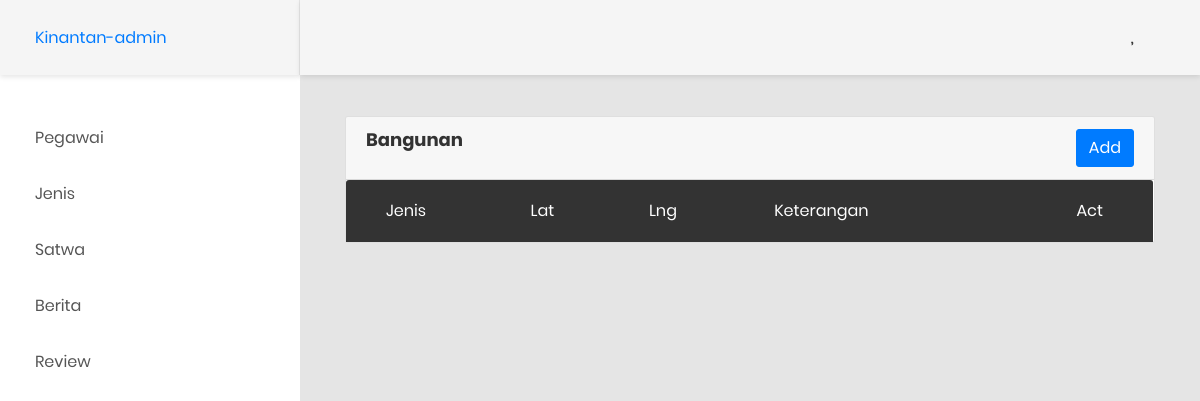
The app's page /admin/main.php?page=bangunan, older data.
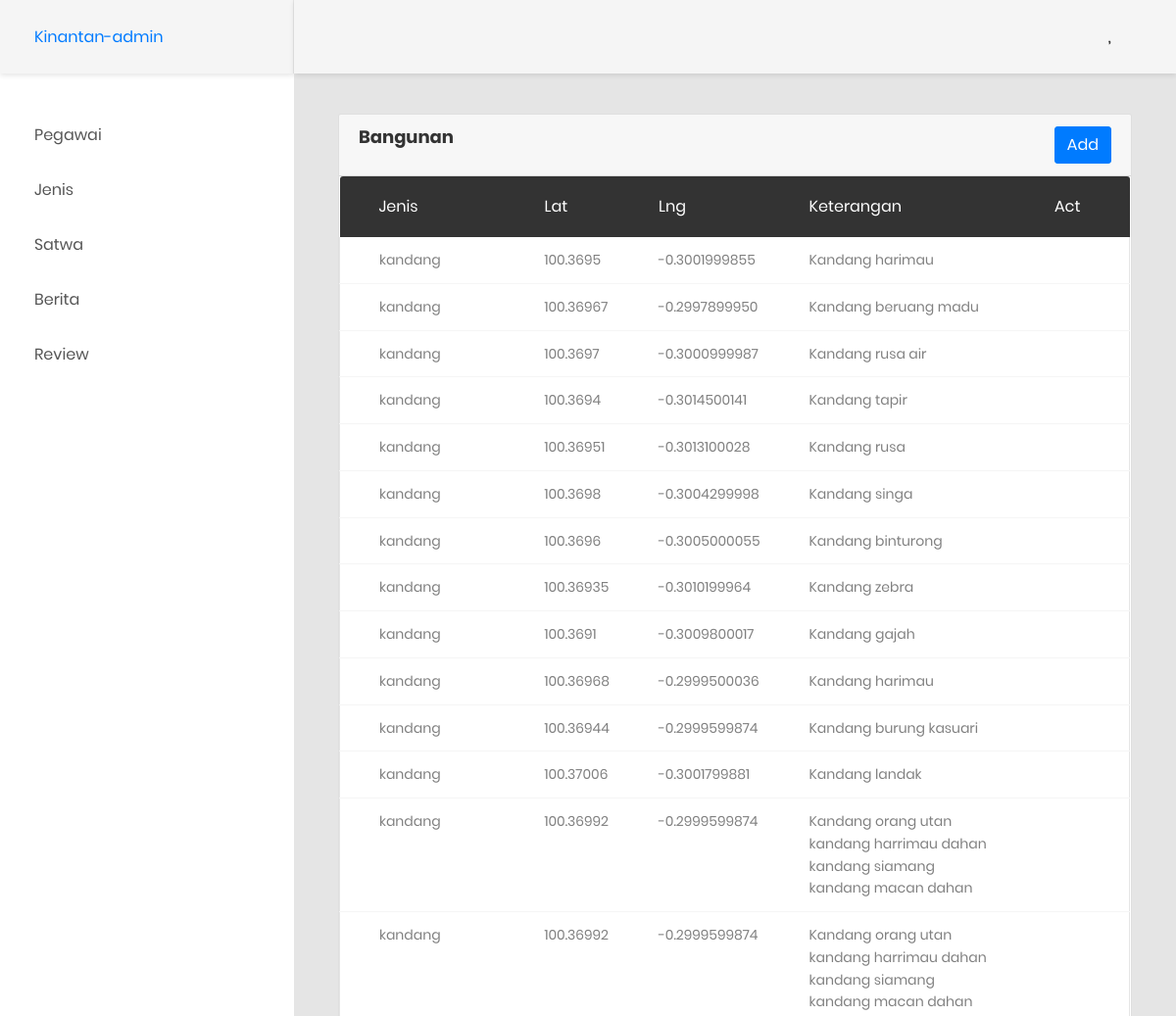
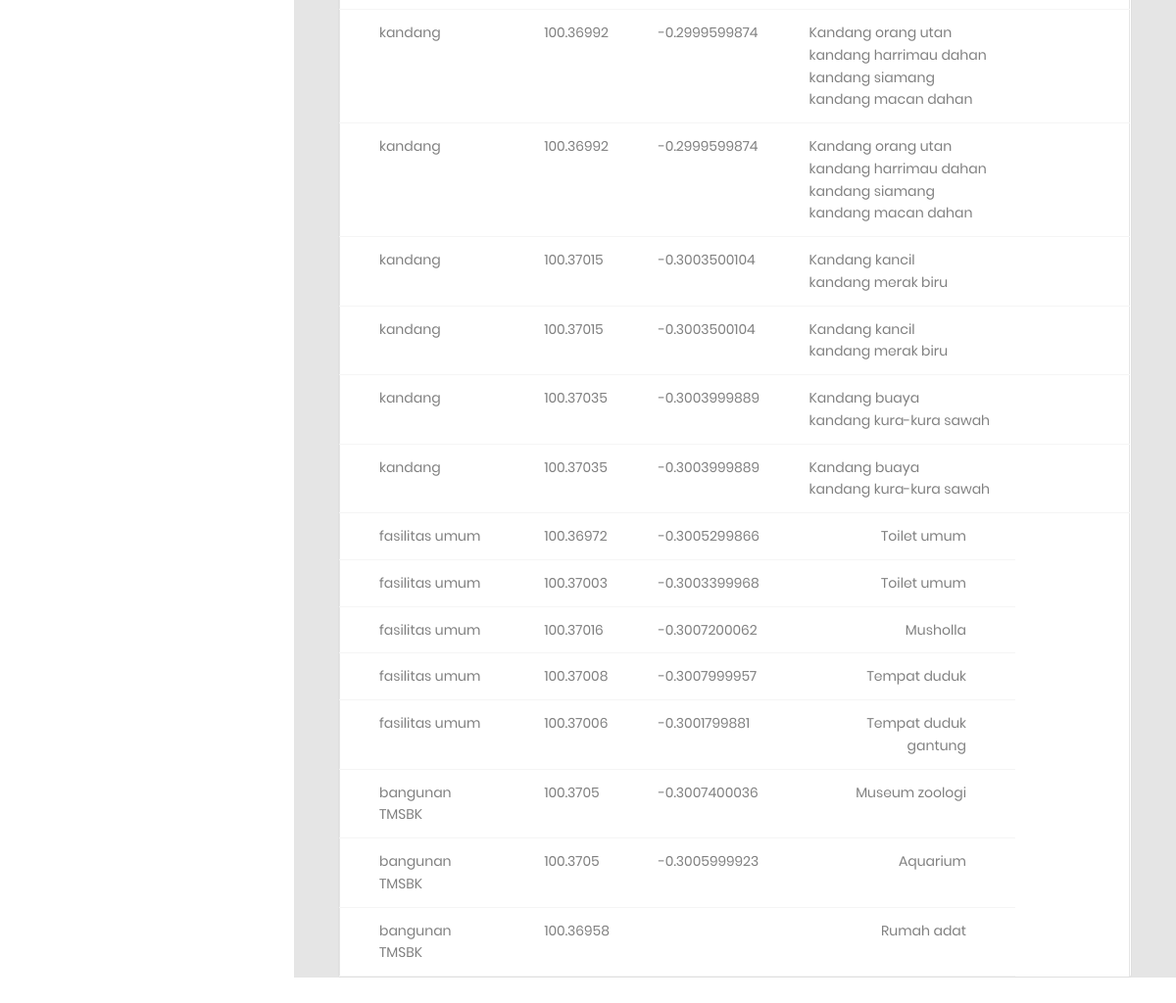
The same page, newer data (2 pictures, top to bottom).
### tables this page shows
CREATE TABLE `bangunan` (
  `bangunanid` int(11) NOT NULL,
  `tipeid` int(11) DEFAULT NULL,
  `bangunanlat` varchar(20) DEFAULT NULL,
  `bangunanlong` varchar(20) DEFAULT NULL,
  `bangunangambar` varchar(100) NOT NULL,
  `bangunanketerangan` text
);

CREATE TABLE `tipe` (
  `tipeid` int(11) NOT NULL,
  `tipenama` varchar(50) DEFAULT NULL,
  `tipeketerangan` text
);

### admin/page/bangunan.php (the view)
<div class="card">
<div class="card-header">
    <div style="float:right">
        <ul class="nav nav-pills">
            <li class="nav-item">
                <td>
                    <a class="btn btn-primary" href="?page=addnews">Add</a>
                </td>
            </li>
        </ul>
    </div>
    <h4>Bangunan</h4>
</div>
<div class="table-responsive">
    <table class="table table-borderless table-data3">
        <thead>
            <tr>
                <th>jenis</th>
                <th>lat</th>
                <th>lng</th>
                <th>keterangan</th>
                <th>act</th>
            </tr>
        </thead>
        <tbody>
            <?php
            $query="SELECT * from bangunan join tipe on bangunan.tipeid=tipe.tipeid left join hewan on hewan.bangunanid=bangunan.bangunanid";
            $res=mysqli_query($conn,$query);
            while($i=mysqli_fetch_array($res)){?>
            <tr>
                <td><?=$i['tipenama']?></td>
                <td><?=$i['bangunanlat']?></td>
                <td><?=$i['bangunanlong']?></td>
                <td><?=ucfirst($i['bangunanketerangan'])?></td>
                <?php if($i['tipeid']==1){?>
                <td>
                    <a href="?page=editbangunan&id=<?=$i['bangunanid']?>" class="item" data-toggle="tooltip" data-placement="top" title="view">
                        <i class="fa fa-pencil-alt"></i>
                    </a>
                </td>
                <?php }?>
            </tr>
            <?php }?>
        </tbody>
    </table>
    </div>
</div>

Row changes from the older to the newer data that the page shows:
added bangunan: tipeid.tipenama "kandang", bangunanlat "100.3695", bangunanlong "-0.3001999855", bangunanketerangan "Kandang harimau"
added bangunan: tipeid.tipenama "kandang", bangunanlat "100.36967", bangunanlong "-0.2997899950", bangunanketerangan "Kandang beruang madu"
added bangunan: tipeid.tipenama "kandang", bangunanlat "100.3697", bangunanlong "-0.3000999987", bangunanketerangan "Kandang rusa air"
added bangunan: tipeid.tipenama "kandang", bangunanlat "100.3694", bangunanlong "-0.3014500141", bangunanketerangan "Kandang tapir"
added bangunan: tipeid.tipenama "kandang", bangunanlat "100.36951", bangunanlong "-0.3013100028", bangunanketerangan "Kandang rusa"
added bangunan: tipeid.tipenama "kandang", bangunanlat "100.3698", bangunanlong "-0.3004299998", bangunanketerangan "Kandang singa"
added bangunan: tipeid.tipenama "kandang", bangunanlat "100.3696", bangunanlong "-0.3005000055", bangunanketerangan "Kandang binturong"
added bangunan: tipeid.tipenama "kandang", bangunanlat "100.36935", bangunanlong "-0.3010199964", bangunanketerangan "Kandang zebra"
added bangunan: tipeid.tipenama "kandang", bangunanlat "100.3691", bangunanlong "-0.3009800017", bangunanketerangan "Kandang gajah"
added bangunan: tipeid.tipenama "kandang", bangunanlat "100.36968", bangunanlong "-0.2999500036", bangunanketerangan "Kandang harimau"
added bangunan: tipeid.tipenama "kandang", bangunanlat "100.36944", bangunanlong "-0.2999599874", bangunanketerangan "Kandang burung kasuari"
added bangunan: tipeid.tipenama "kandang", bangunanlat "100.37006", bangunanlong "-0.3001799881", bangunanketerangan "Kandang landak"
added bangunan: tipeid.tipenama "kandang", bangunanlat "100.36992", bangunanlong "-0.2999599874", bangunanketerangan "Kandang orang utan kandang harrimau dahan kandang siamang kandang macan dahan"
added bangunan: tipeid.tipenama "kandang", bangunanlat "100.37015", bangunanlong "-0.3003500104", bangunanketerangan "Kandang kancil kandang merak biru"
added bangunan: tipeid.tipenama "kandang", bangunanlat "100.37035", bangunanlong "-0.3003999889", bangunanketerangan "Kandang buaya kandang kura-kura sawah"
added bangunan: tipeid.tipenama "fasilitas umum", bangunanlat "100.36972", bangunanlong "-0.3005299866", bangunanketerangan "Toilet umum"
added bangunan: tipeid.tipenama "fasilitas umum", bangunanlat "100.37003", bangunanlong "-0.3003399968", bangunanketerangan "Toilet umum"
added bangunan: tipeid.tipenama "fasilitas umum", bangunanlat "100.37016", bangunanlong "-0.3007200062", bangunanketerangan "Musholla"
added bangunan: tipeid.tipenama "fasilitas umum", bangunanlat "100.37008", bangunanlong "-0.3007999957", bangunanketerangan "Tempat duduk"
added bangunan: tipeid.tipenama "fasilitas umum", bangunanlat "100.37006", bangunanlong "-0.3001799881", bangunanketerangan "Tempat duduk gantung"
added bangunan: tipeid.tipenama "bangunan TMSBK", bangunanlat "100.3705", bangunanlong "-0.3007400036", bangunanketerangan "Museum zoologi"
added bangunan: tipeid.tipenama "bangunan TMSBK", bangunanlat "100.3705", bangunanlong "-0.3005999923", bangunanketerangan "Aquarium"
added bangunan: tipeid.tipenama "bangunan TMSBK", bangunanlat "100.36958", bangunanketerangan "Rumah adat"
